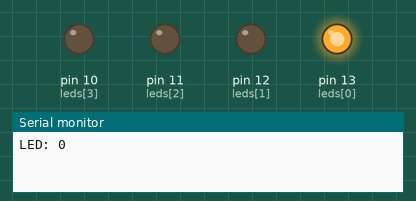
Simulated run of this sketch. Board: Arduino Uno, built with avr-gcc and run on an emulated ATmega328P. Parts: output pins drawn as LEDs (lit = HIGH), the last lines printed to the serial monitor.

Above: at 0.12 s.
At 0.87 s:
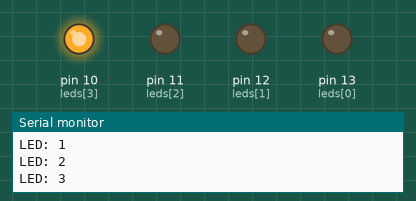
At 1.37 s:
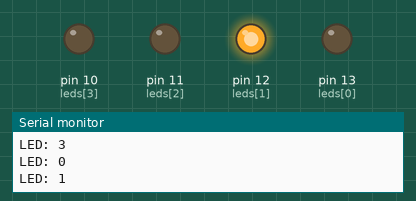
At 2.62 s:
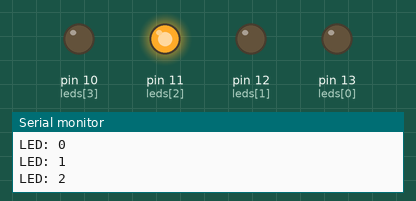
Timing chart, 0 to 3.0 s (numbered marks = the images above):
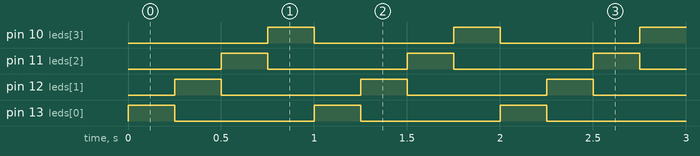

The sketch:

BlinkLEDs.ino
```cpp
byte leds[] = {13, 12, 11, 10};

void setup() {
  Serial.begin(115200);
  for (byte i = 0; i < sizeof(leds); i++) {
    pinMode(leds[i], OUTPUT);
  }
}

int i = 0;
void loop() {
  Serial.print("LED: ");
  Serial.println(i);
  digitalWrite(leds[i], HIGH);
  delay(250);
  digitalWrite(leds[i], LOW);
  i = (i + 1) % sizeof(leds);
}
```

Measured:
- by itself, pin 10 (leds[3]), pin 11 (leds[2]), pin 12 (leds[1]), pin 13 (leds[0]): alternates HIGH for 0.25 s and LOW for 0.75 s
- by itself, everything shown: repeats every 1.0 s, in 4 steps
